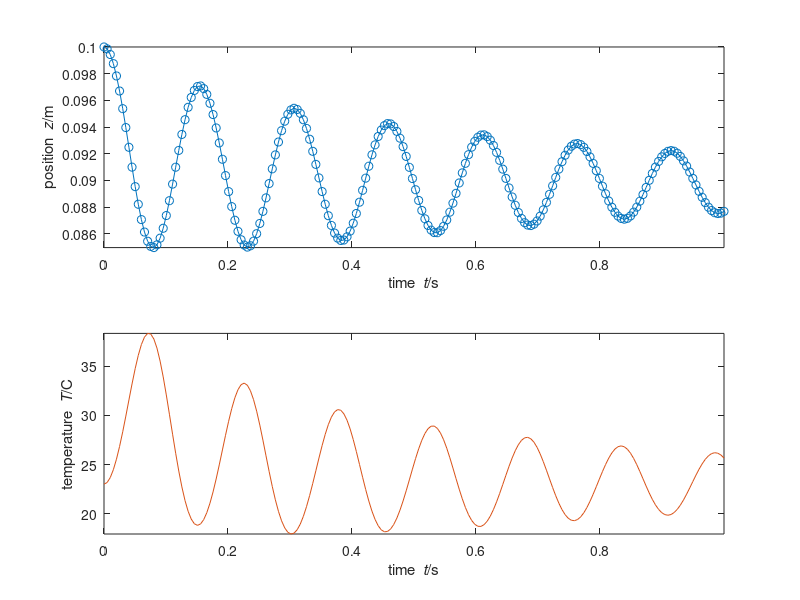

MATLAB code for this plot:
%%% idealgas_piston.m
%% Last-Updated: 2024-04-12T23:56:01+0200
%%
%% SI units used throughout
%% Simulation of ideal gas & mass piston in 1D
%% Coordinate z
m = 10; % mass of piston
N = 0.04; % amount of ideal gas
A = 0.1^2; % area of piston
g = 9.80665; % gravitational acceleration
R = 8.31446261815; % molar gas constant
C = 20; % molar heat capacity
lambda = 0.00004; % gas viscosity
h = 8000; % heat conductivity
Tenv = 273.15 + 23; % temperature of environment
Fatm = -100000*A; % force on piston by atmosphere
%%
%% STATE: z, v, T
z0 = 0.1; % initial position of piston
v0 = 0; % initial velocity of piston
T0 = 273.15 + 23; % initial temperature of gas
%%
t0 = 0; % initial time
t1 = 1; % final time
dt = 0.0001; % time step
%% Initialize state for numerical time integration
t = t0;
z = z0;
v = v0;
T = T0;
%%
G = -m*g; % gravity supply of momentum to piston
%% %@
%% Plot & saving
%% adjust final time if not multiple of timestep
t1 = t1 + mod(t1-t0,dt);
%% Save values of all quantities at some steps during the simulation,
%% for subsequente analysis or plotting
%% (saving at all timesteps could be too costly)
Nsaves = 200; % number of timepoints to save during the simulation
%% Calculate time interval for saving
dsave = (t1-t0)/(Nsaves-1);
if dsave < dt
  error('time interval between saves is smaller than timestep')
end
%% Initialize vectors to contain saved values
tSave = nan(Nsaves,1);
zSave = nan(Nsaves,1);
vSave = nan(Nsaves,1);
TSave = nan(Nsaves,1);
%% Save initial values
i = 1; % index that keeps count of savepoints
tSave(1) = t0;
zSave(1) = z0;
vSave(1) = v0;
TSave(1) = T0;
%% Initialize plot
close all;
subplot(2,1,1)
cols = get(0, 'DefaultAxesColorOrder');
plot(tSave(1), zSave(1), 'o','Color',cols(1,:)); axis('tight');
xlabel('time {\it t}/s'); ylabel('position {\it z}/m'); hold on;
%% %@
%% Numerical time integration
%% loop
while t < t1
  %% We need P,Fmass,z,v,U,Fgas,Q (G constant)
  %% we have z,v,T
  %% find P,Fpis,U,Q,Fgas using constitutive relations
  P = m*v;
  Fgas = -(N*R*T/z - A*lambda*v/z);
  Fpis = -Fgas + Fatm;
  U = C*N*T;
  Q = A*z*h*(Tenv - T);
  %%
  %% Drive forward in time
  %% update momentum of piston
  P = P + (Fpis + G)*dt;
  %% update position of piston
  z = z + v*dt;
  %% update internal energy of gas
  U = U + (Q + Fgas*v)*dt;
  %% update time
  t = t + dt;
  %%
  %% Find new state for next iteration
  %% We need z,v,T
  %% we have P,z,U
  %% find v,T using constitutive relations
  v = P/m;
  T = U/(C*N);
  %% %@
  %% Check whether to save & plot at this step
  if min(abs([0 dsave] - mod(t-t0, dsave))) <= dt/2
    i = i+1;
    tSave(i) = t;
    zSave(i) = z;
    vSave(i) = v;
    TSave(i) = T;
    plot(t, z, 'o','Color',cols(1,:));
    pause(0.001);
  end %@
end %@
%% Plot trajectory
plot(tSave,zSave,'-','Color',cols(1,:));
subplot(2,1,2)
plot(tSave,TSave-273.15,'-','Color',cols(2,:)); axis('tight');
xlabel('time {\it t}/s'); ylabel('temperature {\it T}/C');
